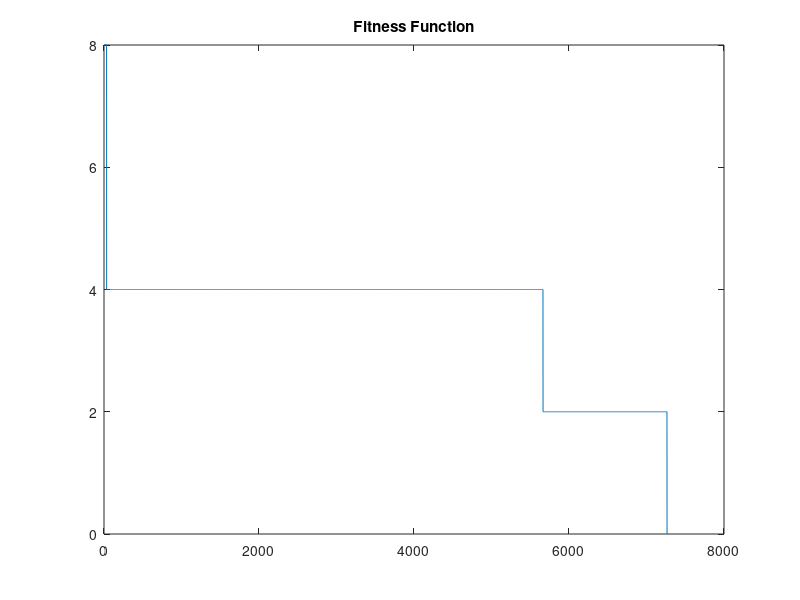

MATLAB code to generate this figure:
% Genetic Algortihm.
% From numbers 1, 2, 3...9, construct a 3x3 matrix such that
% the sum of each row is equal to the sum of each column.

clear;
close all;
clc;
M = 3;     % Matrix order
M2 = M*M;
numeros = 1:M2;
sumprom = (M2*(M2+1)/2)/M;   % What each row or column must sum
bpm = 4;   % Bits per number
d = [ 8 4 2 1 ];     % bpm = 4   
nb = bpm*M2;    % Bits
np = 8;    % Population

%Generation of numbers 1 to 9 randomly placed 
for p = 1:np
  x = numeros;
  y = x;
  nx = length(x);  
  for k = 1:M2
     n = rand(1);
     kn = (M2-0.001) - (k-1);
     n = kn*n + 0.5;
     n = round(n);
     nn(k,1) = x(1,n);
     if(n == 1)
         x = x(1,2:nx);
     elseif(n == nx)
         x = x(1,1:(nx-1));
     else
         x = [ x(1,1:(n-1))  x(1,(n+1):nx) ];
     end
     nx = nx - 1;
     no = nn(k,1);
     xx(p,k) = no;  
  end
end
% xx is a matrix with np rows of ten numers each (numbers 1 to 9 randomly placed)  

% disp('Pause');
% pause;

% Converting each decimal number to binary with four bits each
for p = 1:np
    for k = 1:M2
        Div = xx(p,k); 
        for j = 1:(bpm-1)
           res(1,j) = mod(Div,2);
           Div = floor(Div/2);
        end
        res(1,j+1) = Div; 
        k1 = 1 + bpm*(k-1);
        k2 = k1 + (bpm-1);
        z(p,k1:k2) = fliplr(res);
    end
end


% Starting loop
for k = 1:20000
    for cc = 1:M2
        k1 = 1 + bpm*(cc-1);
        k2 = k1 + (bpm-1);
        nz(:,cc) = z(:,k1:k2)*d';    % Decimal numbers 
    end
    for ii = 1:M
        sumf(:,ii) = zeros(np,1);
        k1 = 1 + M*(ii-1);
        k2 = k1 + (M-1);
        for jj = k1:k2
           sumf(:,ii) = sumf(:,ii) + nz(:,jj); 
        end
        k3 = ii;
        k4 = M2;
        sumc(:,ii) = zeros(np,1);
        for jj = k3:M:k4
           sumc(:,ii) = sumc(:,ii) + nz(:,jj); 
        end     
        
    end
    sumff = (sumf-sumprom).^2; 
    sumcc = (sumc-sumprom).^2;
    fitness = sum(sumff') + sum(sumcc');
    fitness = fitness';    
    min(fitness);
%    pause;
    [fitorden norden] = sort(fitness,'ascend');  

% Choose the father among the two more strong individuals
    nn = rand(1,1);    % Generate random number 1 or 2
    nn = 1.999*nn + 0.5;
    nn = round(nn);
    kp = norden(nn,1);
    z1 = z(kp,:);     % Father
%   Choose the mother from the rest of the population
    kn = (np-1)*rand(1,1);        kn = round(kn);
    kn = kn + 1;
    z2 = z(kn,:);     % Mother
%   Child 1
    zh1 = z1;
    zh1(1,5:8) = z2(1,5:8);
    zh1(1,13:16) = z2(1,13:16);
    zh1(1,21:24) = z2(1,21:24);
    zh1(1,29:32) = z2(1,29:32);   
%   Child 2
    zh2 = z2;
    zh2(1,3:4) = z1(1,3:4);
    zh2(1,7:8) = z1(1,7:8);
%   Child 3    
    z3 = z1;
    zh3(1,6:10) = z2(1,6:10);
%   Child 4    
    zh4 = z2;
    zh4(1,6:10) = z1(1,6:10);
%   Two most weak individuals 
    kn1 = norden(np,1);
    kn2 = norden(np-1,1);
% Penultimate individual is changed for a child
    z(kn2,:) = zh2;        % IIt could be child1, child2, child3, child4 
 
% Generating aleatory individual for mutation
% Ensuring the random individual contains numbers 1 to 9 without repetition
  x = numeros;
  nx = length(x);  
  for kk = 1:M2
     n = rand(1);
     kn = (M2-0.001) - (kk-1);
     n = kn*n + 0.5;
     n = round(n);
     nn(kk,1) = x(1,n);
     if(n == 1)
         x = x(1,2:nx);
     elseif(n == nx)
         x = x(1,1:(nx-1));
     else
         x = [ x(1,1:(n-1))  x(1,(n+1):nx) ];
     end
     nx = nx - 1;
     no = nn(kk,1);
     xx(1,kk) = no;  
  end
  for kk = 1:M2
        Div = xx(1,kk); 
        for j = 1:(bpm-1)
           res(1,j) = mod(Div,2);
           Div = floor(Div/2);
        end
        res(1,j+1) = Div; 
        k1 = 1 + bpm*(kk-1);
        k2 = k1 + (bpm-1);
        z(kn1,k1:k2) = fliplr(res);
  end
  
count(k,1) = k;    
J(k,1) = min(fitness); 
if(J(k,1) == 0)
    break;
end

%pause;
end

nzkp = nz(kp,:);
matriz = [];
for k = 1:M
   k1 = 1 + M*(k-1);
   k2 = k1 + (M-1);
   matriz = [ matriz
              nzkp(1,k1:k2) ];

end
matriz
figure(1);
plot(count,J);
title('Fitness Function');
